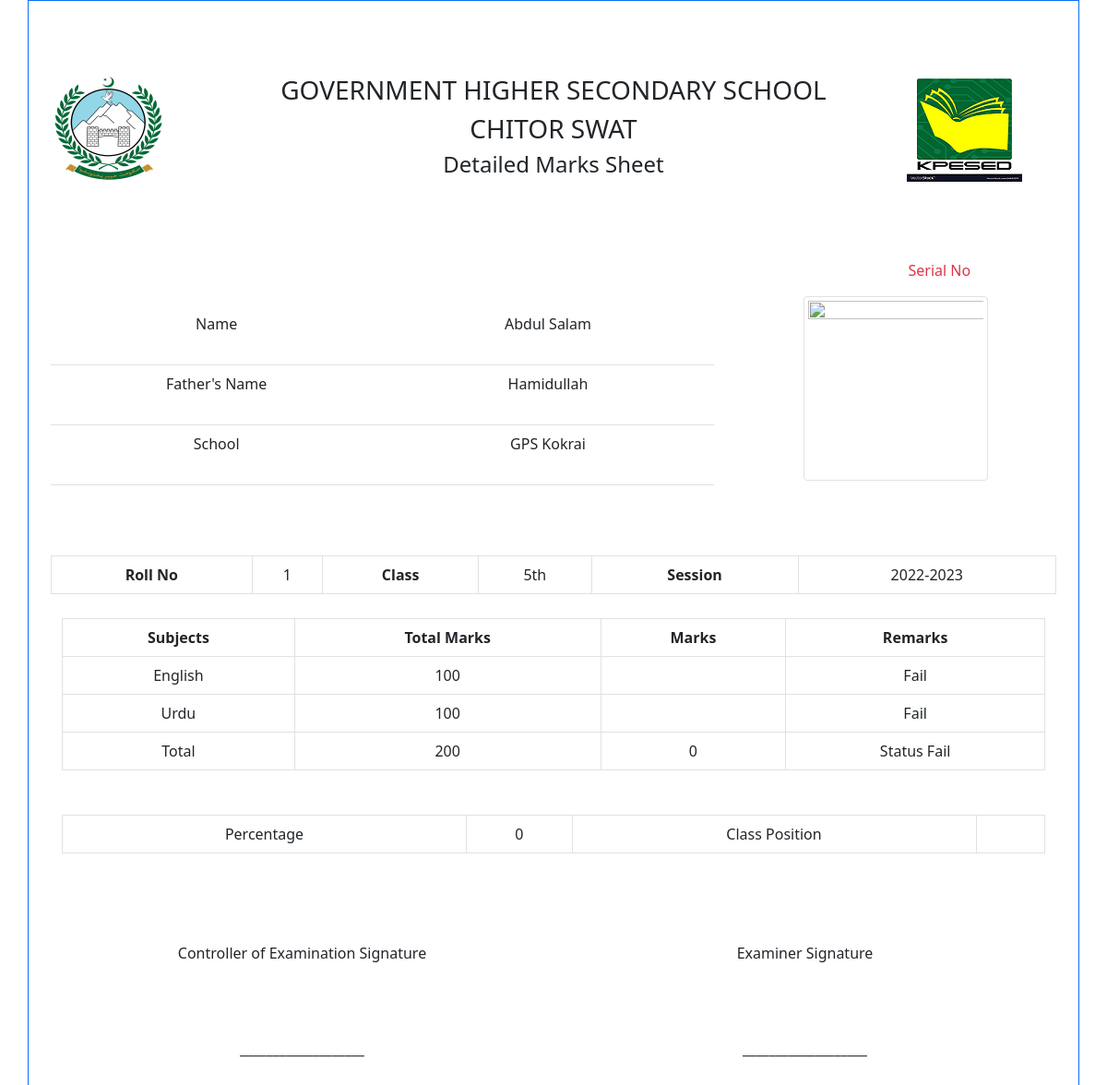
Screenshot of /dmc.php?rollno=1 with the database file from the repository.
### tables this page shows
CREATE TABLE `students_info` (
  `Roll_No` int(11) NOT NULL,
  `Name` varchar(100) NOT NULL,
  `FName` varchar(100) NOT NULL,
  `Dob` date DEFAULT NULL,
  `Mobile_No` varchar(12) NOT NULL DEFAULT '03',
  `Admission_Date` date DEFAULT NULL,
  `Admission_No` int(6) DEFAULT NULL,
  `Father_Cnic` varchar(15) DEFAULT NULL,
  `Student_Form_B` varchar(15) DEFAULT NULL,
  `School` varchar(200) NOT NULL DEFAULT 'GHSS CHITOR',
  `Class` enum('5th','6th A','6th B','7th','8th A','8th B','8th','10th A','10th B','9th A','9th B','6th','7th A','7th B','4th','11th') NOT NULL,
  `Class_Position` varchar(20) DEFAULT NULL,
  `Status` int(11) NOT NULL DEFAULT 1
);

CREATE TABLE `subjects` (
  `Id` int(11) NOT NULL,
  `Name` varchar(30) NOT NULL,
  `Status` tinyint(4) NOT NULL
);

### dmc.php (the view, shortened to what this page needs)
<?php
require_once 'sand_box.php';
if (isset($_GET['rollno'])) {
    $link=connect();
    $rollno=$_GET['rollno'];
    $q="SELECT Roll_No,Name,FName,Class,School,Class_Position FROM students_info
    WHERE Roll_No=".$rollno;
    $qr=mysqli_query($link, $q) or die('Error:'. mysqli_error($link));
    $qra=mysqli_fetch_assoc($qr);
    $Roll_No = $qra['Roll_No'];
    $Name = $qra['Name'];
    $Father_Name = $qra['FName'];
    $Class_Name = $qra['Class'];
    $School_Name = $qra['School'];
    $Class_Position = $qra['Class_Position'];
} else {
    echo "Please Enter Roll No";
    exit;
}
?>
</head>
<body>
<div class="container border border-primary">
  <div class="container  m-t-1">
    <div class="row">
      <div class="col-md-2 ">
        <img src="images/khyber.png"
              class="img img-fluid"
              alt="khyberlogo"
              height="auto" >
      </div>
      <div class="col-md-8">
        <h3 class="text-center text-uppercase">
          Government Higher Secondary School
        </h3>
        <h3 class="text-center text-uppercase">Chitor Swat </h3>
        <h4 class="text-center">Detailed Marks Sheet</h4>
      </div>
      <div class="col-md-2">
        <img src="images/kpesed.png"
             alt="booklogo"
             height="auto"
             class="img img-fluid"
             >
      </div>
    </div>
  </div>
  <div class="container" style="margin-top:80px">
    <div class="row">
      <div class="col-md-8">
      </div>
      <div class="col-md-3 text-right">
        <p class="font-weight-bold text-danger">
            Serial No
        </p>
      </div>
      <div class="col-md-1">
      </div>
    </div>
  </div>
    <div class="container">
      <div class="row">
        <div class="col-md-8">
          <table class="table">
            <tr class="row-height">
              <td>
                <span class="font-weight-bold"> Name </span> </td>
              <td> <?php echo $Name;  ?> </td>
            </tr>
            <tr class="row-height">
              <td>
                <span class="font-weight-bold"> Father's Name </span>
              </td>
                <td> <?php echo $Father_Name;  ?></td>
            </tr>
            <tr class="row-height">
              <td>
                <span class="font-weight-bold"> School </span> </td>
                <td><?php echo $School_Name;?> </td>
            </tr>
        </table>
        </div>
        <div class="col-md-4">
            <center class="float-center">
              <img src="pictures/<?php echo $rollno ?>.png"
                  class="img-fluid; max-width:50%; height: auto; img-thumbnail"
                  width="200"
                  height="200">
            </center>
        </div>
      </div>
    </div>
<center>
  <div class="container" style="margin-top:50px">
    <div class="row">
      <div class="col-md-12">
        <table class="table table-bordered print-center">
          <tr> <th>Roll No</th> <td> <?php echo $Roll_No;  ?>  </td>
               <th>Class</th> <td> <?php echo $Class_Name;  ?>  </td>
               <th>Session</th> <td><?php echo  date('Y')-1 . "-" ;
                echo date('Y');?>  </td>
        </tr>
        </table>
    </div>
  </div>
  <center>
  <div class="container">
    <div class="row">
        <div class="col-md-12">
          <table class="table table-bordered print-center">
            <thead>
            <tr>
            <th>
                Subjects
              </th>
              <th>
                Total Marks
              </th>
              <th>
                Marks
              </th>
              <th>
                Remarks
              </th>
</tr>
            </thead>
            <tbody>
              <tr>
      <?php
              $student_obtain_marks=0;
              $subjects=Select_Subjects_Of_class($Class_Name);
        for ($i=0; $i<count($subjects); $i++) {
            $subject_name=$subjects[$i]['Name'];
            $subject_total_marks=One_Subject_Total_marks($Class_Name, $subject_name);
            echo "<td>".$subject_name."</td>
                    <td>".$subject_total_marks."</td>";
            $column_name=Change_Subject_To_Marks_col($subject_name);
            $subject_marks=Select_Column_data(
                "marks", $column_name, "Roll_No", $Roll_No
            );
            $current_marks=$subject_marks[$column_name];
            $student_obtain_marks=$student_obtain_marks
            +Change_Absent_tozero($current_marks);
            echo "<td>".Show_absent($current_marks)."</td>";
            $subject_percentage=(Change_Absent_tozero($current_marks)*100)/
            $subject_total_marks;
            $Remarks="";
            if ($subject_percentage<32) {
                $Remarks ="Fail";
            }
                  echo  "<td>".$Remarks."</td>
                      </tr>";
        }
        $All_Subjects_Total_Marks=Class_Total_marks($Class_Name);
        $Percentage=round(($student_obtain_marks*100)/$All_Subjects_Total_Marks, 2);
        ?>
                <tr>
                  <td>Total</td>
                  <td> <?php echo $All_Subjects_Total_Marks;  ?></td>
                  <td> <?php echo $student_obtain_marks  ?></td>
                  <td>
                    <?php
                    if ((($student_obtain_marks*100)/$All_Subjects_Total_Marks)<32) {
                            echo "Status Fail";
                    } else {
                              echo "Status Pass";
                    }
                    ?>
              </td>
              </tr>
            </tbody>
          </table>
          <table class="table table-bordered print-center mt-5">
            <tr>
                  <td>
                    <span class="font-weight-bold">Percentage </span>
                  </td>
                  <td> <?php echo $Percentage;  ?> </td>
                  <td>
                    <span class="font-weight-bold"> Class Position </span>
                  </td>
                  <td> <?php echo $Class_Position;  ?> </td>
            </tr>
          </table>
        </div>
</div>
</div>
<div class="container m-b-4">
<div class="row m-t-1 mb-5">
        <div class="col-sm-6">
            <p class="text-left sign">Controller of  Examination Signature </p>
            <p class="text-left m-t-1">___________________ </p>
        </div>
        <div class="col-sm-6">
            <p class="text-center  sign">Examiner Signature </p>
            <p class="text-center m-t-1">___________________ </p>
        </div>
    </div>
  </div>
</div>

### css/style.css (style rules this page uses)
table { text-align: center; margin: 10px auto; width: 90%; }
table td { max-width: 100px; }
h4 { text-align: center; }
.text-center { text-align: center; }
.text-right { text-align: right; }
.m-t-1 { margin-top:80px; }
.m-b-4 { margin-bottom: 70px; }
.border { border: 1px solid blue; }
.row-height { height:65px; }

### rows the page displays
students_info: Name "Abdul Salam", FName "Hamidullah", School "GPS Kokrai", Roll_No "1", Class "5th"
subjects: Name "English"
subjects: Name "Urdu"

### other values shown
$subject_total_marks "100"
$Remarks "Fail"
$All_Subjects_Total_Marks "200"
$student_obtain_marks "0"
$Percentage "0"
